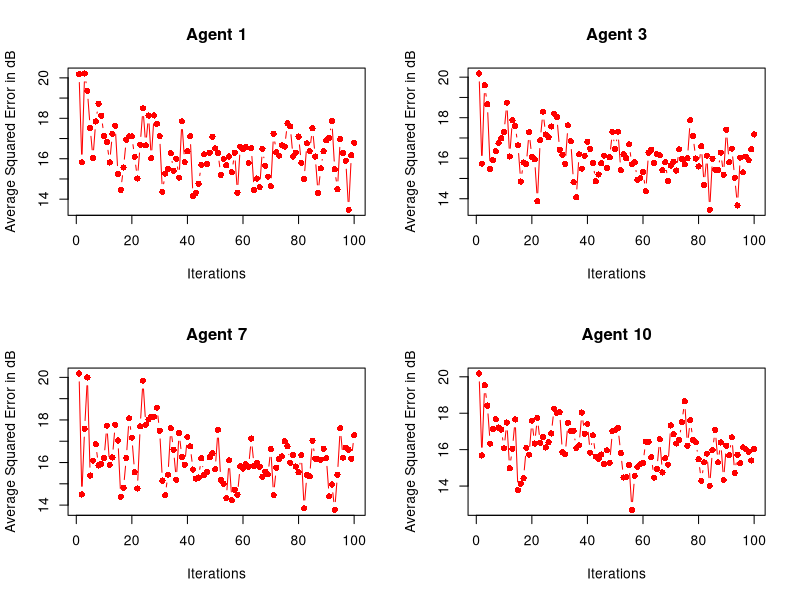
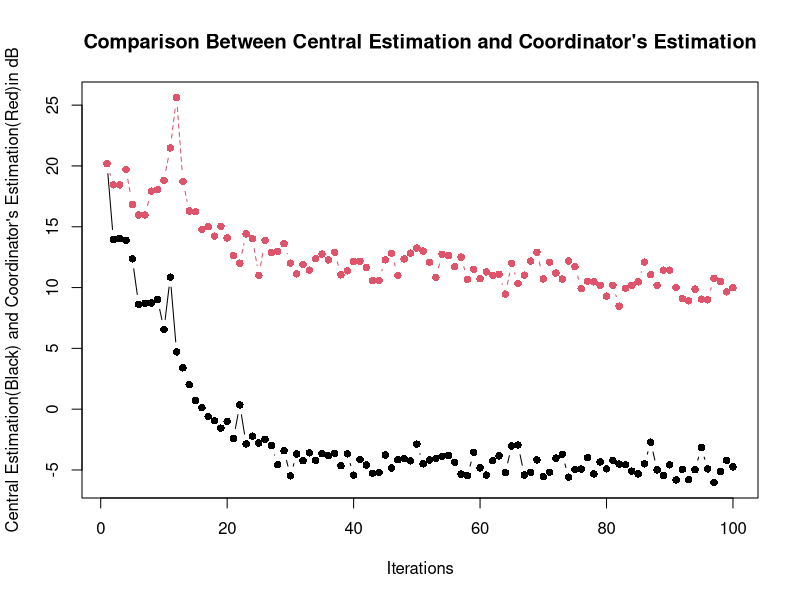

The R script that drew these images, in order:
#Script Distributed RLS

#parameter initialization

p=10
p_d=2
r=0.75
N=10
f=0.001
lambda=1
sample=100
part<-matrix(rbind(1, 2,3,4,5,6,7,8,9,10,5,6,7,8,9,10,1,2,3,4),10,2)

#Initializing matrices average MSE calculations
avMSE_d<-matrix(0,sample,10)
avMSE<-matrix(0,sample,1)
avMSE_c<-matrix(0,sample,1)

#loop for running the RLS for 100 times

for(k in 1:100)
{

#y_k,X_k,u_k and v_k are initialised here using normal distribution generator

X<-matrix(0,sample,10)
y<-matrix(0,sample,1)
u<-matrix(0,sample,p)
for(i in 1:p)
{
	u[,i]<-rnorm(n=sample,mean=0,sd=1)
}
v<-rnorm(n=sample,mean=0,sd=1)

#defining C
co_eff<-runif(n=10,min=-5,max=5)
C<-matrix(co_eff,10,1)

#defining A
A<-diag(1,p)
A<-A*r

#initialising X_k(i.e. X_0)
X[1,]<-matrix(runif(n=10,min=-5,max=5),1,p)

#calculating o/p and state space model

for(i in 1:sample)
{
	y[i]<-(X[i,]%*%C)+v[i]
	if(i<sample)
	{
		X[i+1,]<-X[i,]%*%A
		for(j in 1:p)
		{
			X[i+1,j]<-X[i+1,j]+u[i,j]
		}
	}
}

#matrix initialization

P<-diag(1,p)
P<-P/f
W<-matrix(0,p,1)
V<-matrix(0,1,p)
MSE<-matrix(0,sample,1)

#computation using centralised RLS

for(n in 1:sample)
{
	V[1,]<-X[n,]				
	sample_out=y[n,]
	est_out=V %*% W
	error=sample_out-est_out
	z=V %*% P
	g1<-(lambda+(V %*% t(z)))
	g2<-g1[1,1]
	g<-z/g2		
	W=W + error[1,1] * t(g)
	P<-(P- t(g)%*%z)/lambda
	MSE[n,]<-error[1,1]*error[1,1]
	MSE[n,]<-10*log10(MSE[n,])
}

#Computation for DistributedRLS agentwise


MSE_d<-matrix(0,sample,N)
Y_est_d<-matrix(0,sample,N)

for(j in 1:N)
{
	#matrix initialization
	P<-diag(1,p_d)
	P<-P/f
	W<-matrix(0,p_d,1)
	V<-matrix(0,1,p_d)
	for(n in 1:sample)
	{
		for(i in 1:p_d)
		{
			V[1,i]<-X[n,part[j,i]]
		}
		sample_out=y[n,]
		est_out=V %*% W
		error=sample_out-est_out
		z=V %*% P
		g1<-(lambda+(V %*% t(z)))
		g2<-g1[1,1]
		g<-z/g2		
		W=W + error[1,1] * t(g)
		P<-(P- t(g)%*%z)/lambda
		MSE_d[n,j]<-error[1,1]*error[1,1]
		MSE_d[n,j]<-10*log10(MSE_d[n,j])
		Y_est_d[n,j]=est_out
	}

}

#Computation by central coordinator based on estimation by agents

#matrix initialization

P<-diag(1,N)
P<-P/f
W<-matrix(0,N,1)
V<-matrix(0,1,N)
MSE_c<-matrix(0,sample,1)

#computation using centralised RLS

for(n in 1:sample)
{
	V[1,]<-Y_est_d[n,]				
	sample_out=y[n,]
	est_out=V %*% W
	error=sample_out-est_out
	z=V %*% P
	g1<-(lambda+(V %*% t(z)))
	g2<-g1[1,1]
	g<-z/g2		
	W=W + error[1,1] * t(g)
	P<-(P- t(g)%*%z)/lambda
	MSE_c[n,]<-error[1,1]*error[1,1]
	MSE_c[n,]<-10*log10(MSE_c[n,])
}
avMSE_d<-avMSE_d+MSE_d
avMSE_c<-avMSE_c+MSE_c
avMSE<-avMSE+MSE
}

#calculating average matrices
avMSE_d<-avMSE_d/100
avMSE_c<-avMSE_c/100
avMSE<-avMSE/100


#plotting MSE curves for few agents

par(mfrow=c(2,2))

plot(avMSE_d[,1], col="red",xlab="Iterations",ylab="Average Squared Error in dB", type="b", main="Agent 1", pch=16)
plot(avMSE_d[,3], col="red",xlab="Iterations",ylab="Average Squared Error in dB", type="b", main="Agent 3", pch=16)
plot(avMSE_d[,7], col="red",xlab="Iterations",ylab="Average Squared Error in dB", type="b", main="Agent 7", pch=16)
plot(avMSE_d[,10], col="red",xlab="Iterations",ylab="Average Squared Error in dB", type="b", main="Agent 10", pch=16)


#creating a new window
windows()
plotMSE<-matrix(0,sample,2)
plotMSE[,1]<-avMSE
plotMSE[,2]<-avMSE_c
Iterations<-matrix(0,sample,2)
Iterations[,1]<-sequence(sample)
Iterations[,2]<-sequence(sample)
matplot(Iterations,plotMSE,type="b",pch=16,main="Comparison Between Central Estimation and Coordinator's Estimation",xlab="Iterations",ylab="Central Estimation(Black) and Coordinator's Estimation(Red)in dB")

